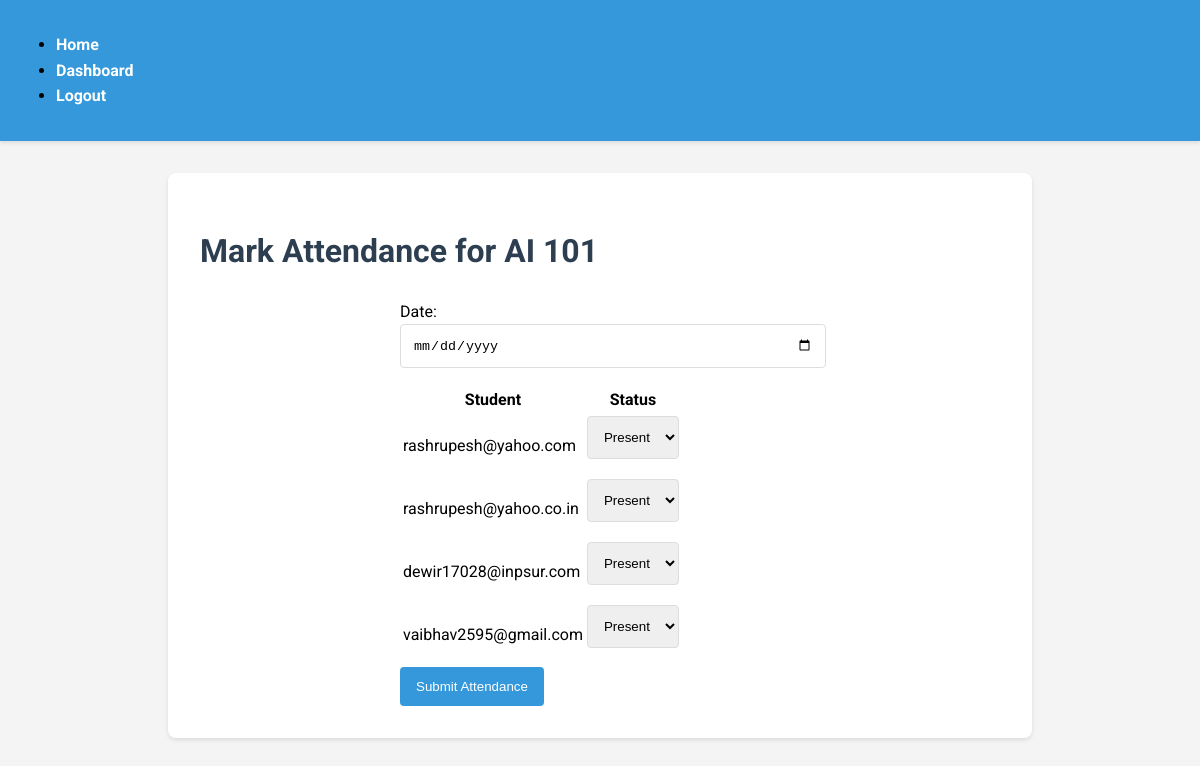
Page /mark_attendance/1 (signed in) on the earlier database version.
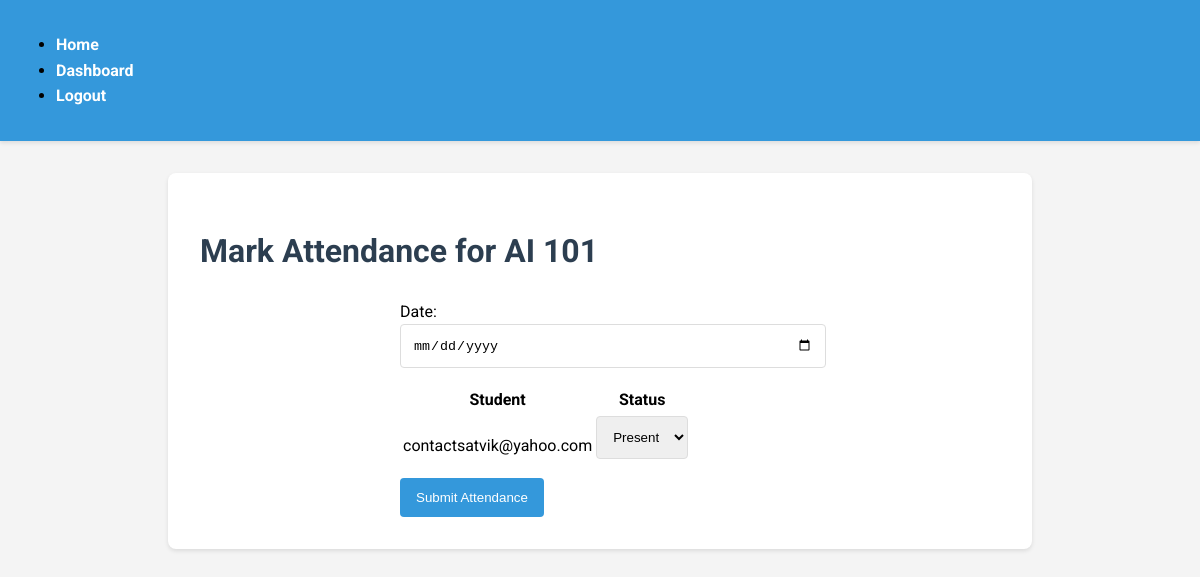
Same page on the later database version.
### models.py (models this page shows)
class User(UserMixin, db.Model):
    id = db.Column(db.Integer, primary_key=True)
    email = db.Column(db.String(120), unique=True, nullable=False)
    password = db.Column(db.String(255), nullable=False)
    role = db.Column(db.String(20), nullable=False)
    classes = db.relationship('Class', secondary='user_class', back_populates='students')

### app.py (the view, shortened to what this page needs)
@app.route('/mark_attendance/<int:class_id>', methods=['GET', 'POST'])
@login_required
def mark_attendance(class_id):
    if current_user.role != 'teacher':
        flash('Only teachers can mark attendance')
        return redirect(url_for('dashboard'))
    class_obj = Class.query.get(class_id)
    return render_template('mark_attendance.html', class_obj=class_obj)

### app.py (called while the page is built)
@login_manager.user_loader
def load_user(user_id):
    return User.query.get(int(user_id))

### templates/mark_attendance.html (shortened to what this page needs)
{% extends "base.html" %}
{% block content %}
    <h1>Mark Attendance for {{ class_obj.name }}</h1>
    <form method="POST">
        <label for="date">Date:</label>
        <input type="date" id="date" name="date" required>
        <table>
            <thead>
                <tr>
                    <th>Student</th>
                    <th>Status</th>
                </tr>
            </thead>
            <tbody>
                {% for student in class_obj.students %}
                    <tr>
                        <td>{{ student.email }}</td>
                        <td>
                            <select name="status_{{ student.id }}" required>
                                <option value="present">Present</option>
                            </select>
                        </td>
                    </tr>
                {% endfor %}
            </tbody>
        </table>
        <button type="submit">Submit Attendance</button>
    </form>
{% endblock %}

Differences in the rows shown:
no longer on this page (row unchanged): User: email "rashrupesh@yahoo.com", id "Present"
no longer on this page (row unchanged): User: email "rashrupesh@yahoo.co.in", id "Present"
no longer on this page (row unchanged): User: email "dewir17028@inpsur.com", id "Present"
no longer on this page (row unchanged): User: email "vaibhav2595@gmail.com", id "Present"
added User: email "contactsatvik@yahoo.com", id "Present"
